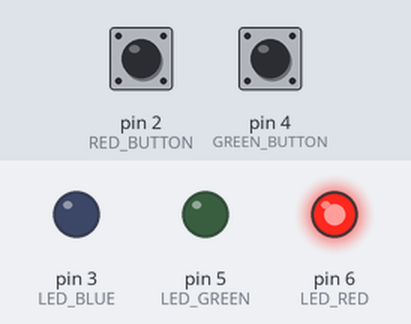
A sketch run on a simulated Arduino Uno, built with avr-gcc and run on an emulated ATmega328P. On the bench: output pins drawn as LEDs (lit = HIGH). The inputs (shaded band) are chosen by the test bench; at power-on: pin 2 (RED_BUTTON) HIGH, pin 4 (GREEN_BUTTON) HIGH.

Above: at 1.2 s.
1.3 s: pin 2 (RED_BUTTON) pulled LOW for 0.15 s
At 2.3 s:
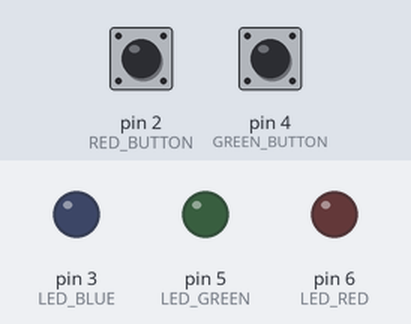
2.9 s: pin 2 (RED_BUTTON) pulled LOW for 1 s
At 3.5 s:
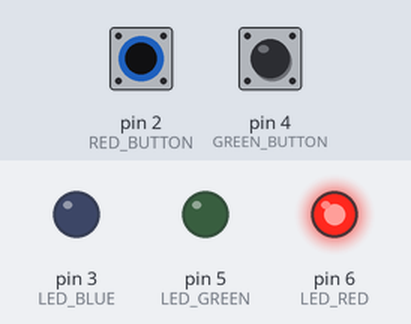
5.4 s: pin 4 (GREEN_BUTTON) pulled LOW for 0.15 s
At 6.6 s:
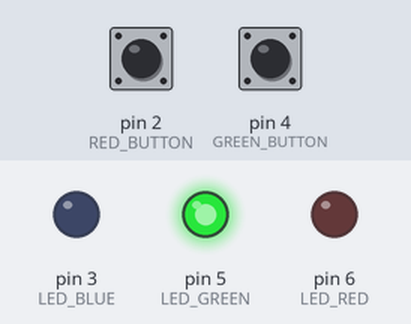
7.0 s: pin 4 (GREEN_BUTTON) pulled LOW for 1 s
At 7.8 s:
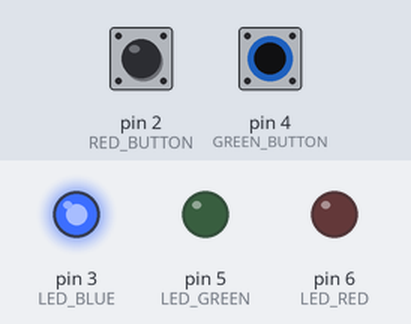
9.5 s: pin 4 (GREEN_BUTTON) pulled LOW for 3.2 s
At 10.9 s:
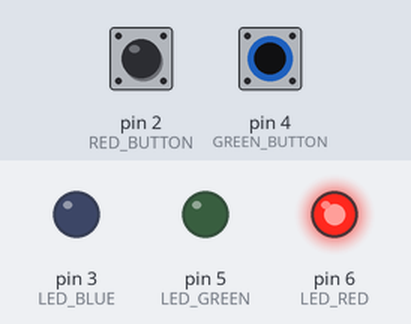
Timing chart, 0 to 12.5 s (numbered marks = the images above; inputs shaded):
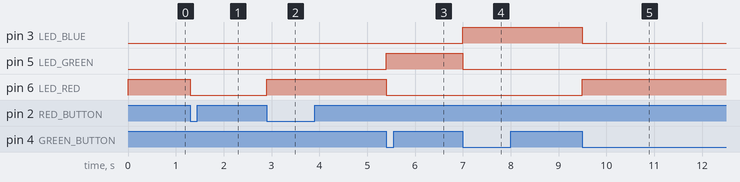

Measured:
- after the input at 1.3 s, pin 6 (LED_RED): HIGH → LOW at once
- after the input at 2.9 s, pin 6 (LED_RED): LOW → HIGH at once
- after the input at 5.4 s, pin 5 (LED_GREEN): LOW → HIGH at once; pin 6 (LED_RED): HIGH → LOW at once
- after the input at 7.0 s, pin 3 (LED_BLUE): LOW → HIGH at once; pin 5 (LED_GREEN): HIGH → LOW at once
- after the input at 9.5 s, pin 3 (LED_BLUE): HIGH → LOW at once; pin 6 (LED_RED): LOW → HIGH at once

The sketch:

zad1.ino
```cpp
#define LED_RED 6
#define LED_GREEN 5
#define LED_BLUE 3

#define RED_BUTTON 2
#define GREEN_BUTTON 4

const int leds[3] = {LED_RED, LED_GREEN, LED_BLUE};

int color = 0;        // 0 = czerwony, 1 = zielony, 2 = niebieski
bool ledOn = true;    // czy dioda ma świecić

bool lastRedState = HIGH;
bool lastGreenState = HIGH;

void showLed()
{
  for (int i = 0; i < 3; i++)
  {
    if (ledOn && i == color)
      digitalWrite(leds[i], HIGH);
    else
      digitalWrite(leds[i], LOW);
  }
}

void setup()
{
  pinMode(LED_RED, OUTPUT);
  pinMode(LED_GREEN, OUTPUT);
  pinMode(LED_BLUE, OUTPUT);

  pinMode(RED_BUTTON, INPUT_PULLUP);
  pinMode(GREEN_BUTTON, INPUT_PULLUP);

  showLed();
}

void loop()
{
  bool redState = digitalRead(RED_BUTTON);
  bool greenState = digitalRead(GREEN_BUTTON);

  // czerwony przycisk: włącz/wyłącz (reakcja tylko w momencie naciśnięcia)
  if (redState == LOW && lastRedState == HIGH)
  {
    ledOn = !ledOn;
    showLed();
    delay(300);   // proste ograniczenie drgań styków
  }

  // zielony przycisk: zmiana koloru
  if (greenState == LOW && lastGreenState == HIGH)
  {
    color = (color + 1) % 3;
    showLed();
    delay(300);
  }

  lastRedState = redState;
  lastGreenState = greenState;
}
```
